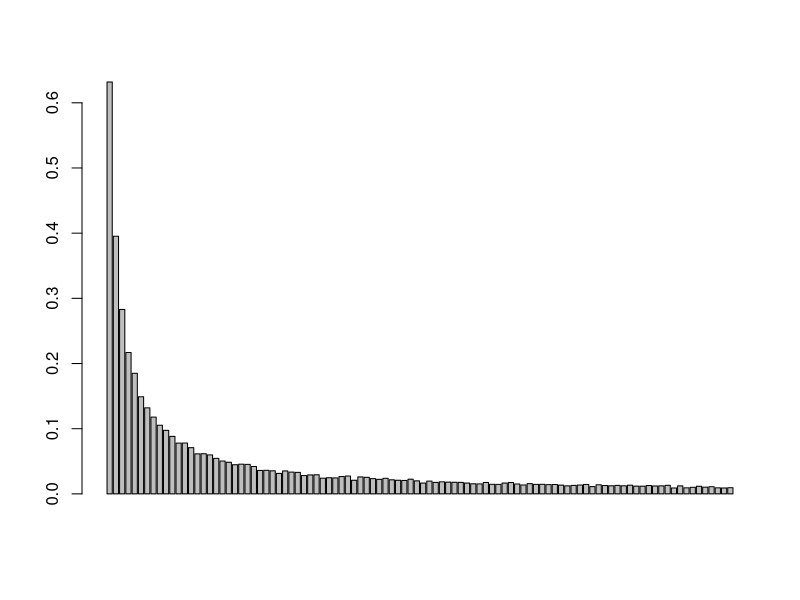

Reproduce this figure in R.
# n <- 50
# prisoner <- c(1:(2*n))
# card <- sample(prisoner)
# Find_or_not <- 0

first_card <- function(n, k, strategy, card) {
  if (strategy == 1) {
    card_find <- card[k]
  }
  else if (strategy == 2) {
    card_find <- card[sample(c(1:(2*n)), 1)]
  }
  return(card_find)
}

strategy_1_2 <- function(n, k, card, card_find) {
  Find_or_not <- FALSE

  for (prisoner_try in 1:n) {
    if (card_find == k) {
      Find_or_not <- TRUE
      break
    }
    card_find <- card[card_find]
  }
  return(Find_or_not)
}

strategy_3 <- function(n, k, card) {
  return(sum(k == card[sample(c(1:(2*n)), n)]))
}


Pone <- function(n, k, strategy, nreps) {
  
  prisoner <- c(1:(2*n))
  escape_num <- 0
  
  for (rep in 1:nreps) {
    
    card <- sample(prisoner)
    
    if (strategy == 1 | strategy == 2) {
      card_find <- first_card(n, k, strategy, card)
      escape_num <- escape_num + strategy_1_2(n, k, card, card_find)
    }
    
    else if (strategy == 3) {
      escape_num <- escape_num + strategy_3(n, k, card)
    }
    
  }
  
  return(escape_num/nreps)

}

Pone(50, 1, 1, 10000)
Pone(50, 1, 2, 10000)
Pone(50, 1, 3, 10000)
system.time(Pone(50, 1, 1, 10000))
system.time(Pone(50, 1, 2, 10000))
system.time(Pone(50, 1, 3, 10000))

Pall <- function(n, strategy, nreps) {
  prisoner <- c(1:(2*n))
  success_escape <- 0
  
  for (rep in 1:nreps) {
    
    card <- sample(prisoner)
    escape_num <- 0
    
    for (k in 1:(2*n)) {
      
      if (strategy == 1 | strategy == 2) {
        card_find <- first_card(n, k, strategy, card)
        Find_or_not <- strategy_1_2(n, k, card, card_find)
        if (!Find_or_not) {break}
        escape_num <- escape_num + 1
      }
      
      else if (strategy == 3) {
        Find_or_not <- strategy_3(n, k, card)
        if (!Find_or_not) {break}
        escape_num <- escape_num + 1
      }
    }
    success_escape <- success_escape + (escape_num == (2*n))
    
  }
  return(success_escape/nreps)
  
}

Pall(50, 1, 10000)
Pall(50, 2, 10000)
Pall(50, 3, 10000)
system.time(Pall(50, 1, 10000))
system.time(Pall(50, 2, 10000))
system.time(Pall(50, 3, 10000))

dloop <- function(n, nreps) {
  occur <- vector(length = 2*n)
  box <- c(1:(2*n))
  
  for (try in 1:nreps) {
    card <- sample(box)
    tmp <- vector(length = 2*n)
    for (k in 1:(2*n)) {
      card_find <- card[k]
      for (try_k in 1:(2*n)) {
        if(card_find == k) {
          tmp[try_k] <- 1
          break
        }
        card_find <- card[card_find]
      } 
      
    }
    occur <- occur + tmp
  }
  prob <- occur/nreps
  return(prob)
}
test <- dloop(50,10000)
sum(test)
sum(test[1:50])
class(test)
barplot(test)
sum(dloop(50,10000))
system.time(dloop(50, 10000))

sum(test[1:50])/(sum(test))

#Q6
no_loop_l_50 <- 0
for (i in 1:10000) {
  tmp <- dloop(50,1)
  no_loop_l_50 <- no_loop_l_50 + (sum(tmp[51:100]) == 0)
}
no_loop_l_50




test <- c(1,23,3)
test1 <- c(2,3,1)
test2 <- vector(length = 3)
test+test1+test2
class(as.vector(test2+test1))
# 
# 
# Pone <- function(n, k, strategy, nrep) {
#   prisoner <- c(1:(2*n))
#   sum <- 0
#   for (num in 1:nrep) {
#     card <- sample(prisoner)
#     Find_or_not <- 0
#     
#     if (strategy == 3) {
#       for (i in 1:(2*n)) {
#         tmp <- sum(i == card[sample(c(1:(2*n)), n)])
#         Find_or_not <- Find_or_not + tmp
#         
#         # card_find <- card[sample(c(1:(2*n)), n)]
#         # card_find <- card[sample(prisoner, n)]
#         # for (j in 1:n) {
#         #   if (card_find[j] == i) {
#         #     Find_or_not = Find_or_not + 1
#         #     break
#         #   }
#         # }
#       }
#       
#       
#     }
#     
#     else {
#       for(i in 1:(2*n)) {
#         
#         if (strategy == 1) {
#           card_find <- card[i]#1、2策略的区别在这里改
#         }
#         else if (strategy == 2) {
#           card_find <- card[sample(c(1:(2*n)), 1)]
#         }
# 
#         for (j in 1:n) {
# 
#           if (card_find == i) {
#             Find_or_not = Find_or_not + 1
#             break
#           }
#           card_find <- card[card_find]
# 
#         }
#       }
#     }
#     
#     sum <- sum + Find_or_not
#   }
# 
#   prob <- sum / (nrep*100)
#   return(prob)
# }
# 
# Pone(50,3,10000)
# system.time(Pone(50,1,1000))
# system.time(Pone(50,2,1000))
# system.time(Pone(50,3,1000))
# 
# 
# system.time(test1())
# system.time(test2())


